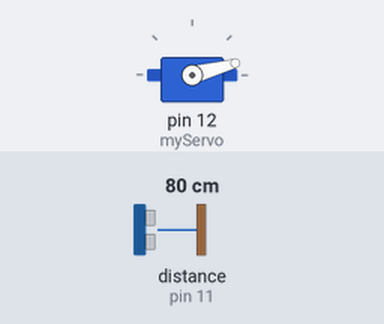
This sketch was run on a simulated Arduino Uno, built with avr-gcc and run on an emulated ATmega328P. On the bench: servo. Wiring (inferred from the names in the program): ultrasonic range finder: trigger pin 10; echo pin 11. Inputs (shaded band) come from the test bench; at power-on: distance to the obstacle (sensor on pin 11) 80 cm. The echo pulse lasts 58.3 µs per cm; what the sketch prints to the serial monitor is not drawn.

Above: at 0.01 s.
1.3 s: distance to the obstacle (sensor on pin 11) set to 2 cm
At 2.4 s:
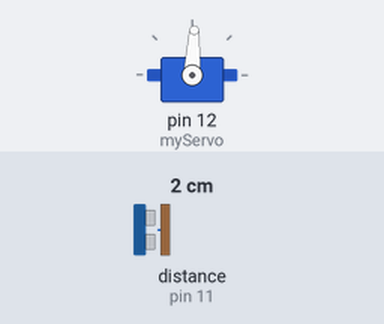
4.3 s: distance to the obstacle (sensor on pin 11) set to 299 cm
At 4.46 s:
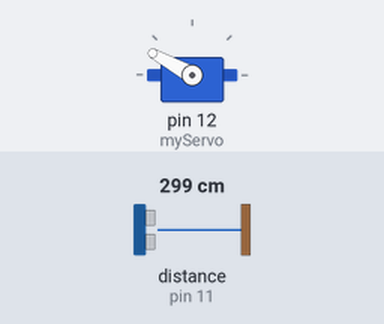
Timing chart, 0 to 13.3 s (numbered marks = the images above; inputs shaded):
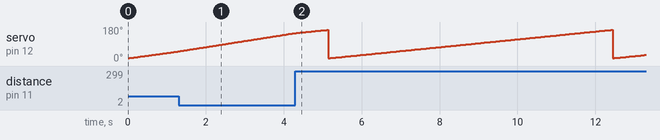

The sketch:

clase6_arduinoday.ino
```cpp
#include <Servo.h>

const int trigPin = 10;
const int echoPin = 11;

long duration;
int distance;

Servo myServo;

void setup() {
  // put your setup code here, to run once:
  pinMode(trigPin, OUTPUT);
  pinMode(echoPin, INPUT);
  Serial.begin(9600);
  myServo.attach(12);
}

void loop() {
  // put your main code here, to run repeatedly:
  for(int i=15; i<=165; i++){
    myServo.write(i);
    delay(30);
    distance = calculateDistance();

    Serial.print(i); //Esta forma es la más eficiente en memoria/cpu
    Serial.print(",");
    Serial.print(distance);
    Serial.print(".");

  }

}

int calculateDistance(){
  digitalWrite(trigPin, LOW);
  delayMicroseconds(2);

  digitalWrite(trigPin, HIGH);
  delayMicroseconds(10);
  digitalWrite(trigPin, LOW);

  duration = pulseIn(echoPin, HIGH);

  distance = duration * 0.034 / 2;

  return distance;
}
```

Measured:
- by itself, servo on pin 12 (myServo): ramps from 15° to 165° and jumps back, once every 7.3 s
